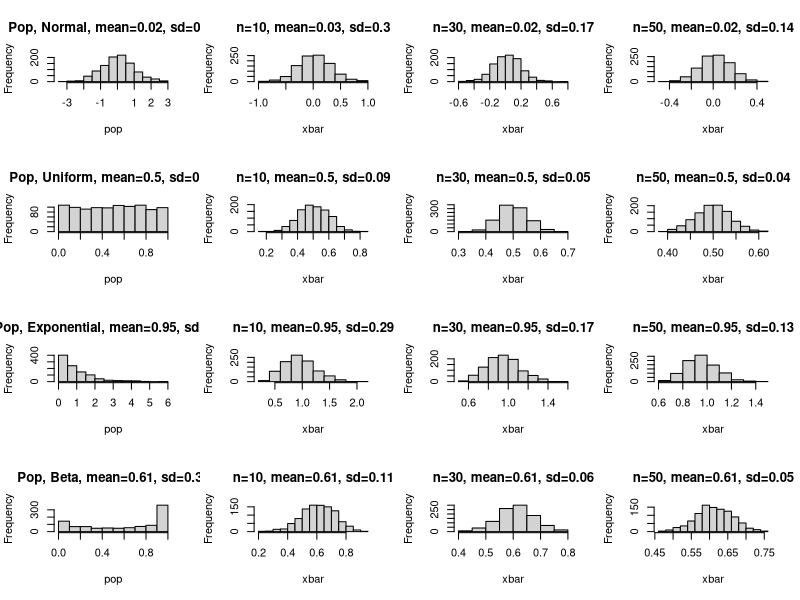

Write the R code that produced this figure.

clt<-function(pop,n){
xbar<-c()
for(i in 1:1000){
samp<-sample(pop,n)
xbar<-c(xbar,mean(samp))
}
#comments abcd
m<-round(mean(xbar),2)
s<-round(sd(xbar),2)
main=paste("n=",n,", mean=",m,", sd=",s,sep="")
hist(xbar,main=main)
}


par(mfrow=c(4,4))

pop<-rnorm(1000)
m=round(mean(pop),2)
s=round(sd(pop),2)
main=paste("Pop, Normal", ", mean=",m,", sd=",s,sep="")
hist(pop,main=main)
clt(pop,10)
clt(pop,30)
clt(pop,50)

pop<-runif(1000)
m=round(mean(pop),2)
s=round(sd(pop),2)
main=paste("Pop, Uniform", ", mean=",m,", sd=",s,sep="")
hist(pop,main=main)
clt(pop,10)
clt(pop,30)
clt(pop,50)

pop<-rexp(1000)
m=round(mean(pop),2)
s=round(sd(pop),2)
main=paste("Pop, Exponential", ", mean=",m,", sd=",s,sep="")
hist(pop,main=main)

clt(pop,10)
clt(pop,30)
clt(pop,50)

pop<-rbeta(1000,.5,.3)
m=round(mean(pop),2)
s=round(sd(pop),2)
main=paste("Pop, Beta", ", mean=",m,", sd=",s,sep="")
hist(pop,main=main)
clt(pop,10)
clt(pop,30)
clt(pop,50)
